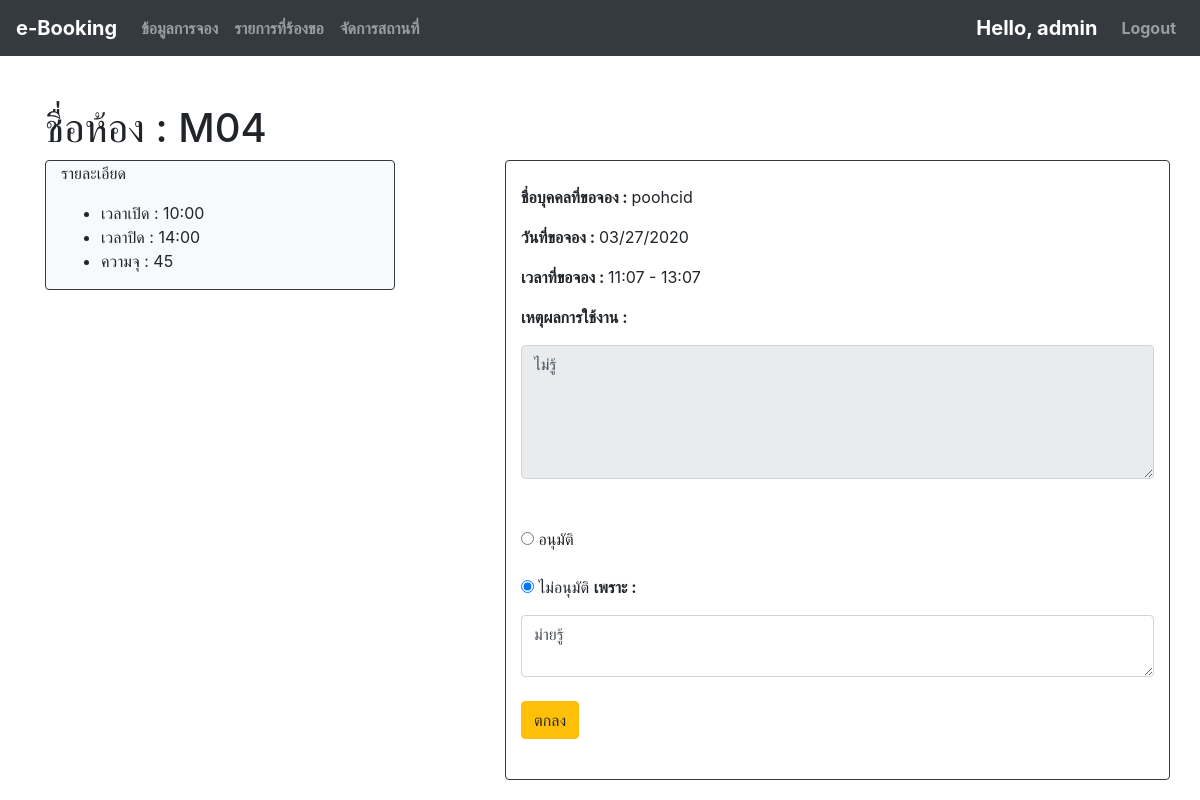
The app's page /book_edit/18/ (signed in) with its own data.
### booking/models.py (models this page shows, shortened)
class Booking(models.Model):
    room = models.ForeignKey(Room, on_delete=models.CASCADE, null=True)
    date = models.DateField()
    start_time = models.TimeField()
    end_time = models.TimeField(null=True)
    description = models.TextField()
    status = models.CharField(null=True, default=None, choices=(
        ("รออนุมัติ", "Unknow"),
        ("ไม่อนุมัติ", "No"),
        ("อนุมัติ", "Yes")
    ), max_length=100)
    status_remark = models.TextField(null=True, blank=True)
    book_by = models.ForeignKey(User, on_delete=models.CASCADE, null=True)
    book_date = models.DateField(auto_now=True)

class Room(models.Model):
    name = models.CharField(max_length=100)
    open_time = models.TimeField()
    close_time = models.TimeField()
    capacity = models.IntegerField(default=0)

### booking/views.py (the view)
# urls.py: path('book_edit/<int:id>/', views.book_edit, name="book_edit"),
@login_required
@permission_required('booking.change_booking')
def book_edit(request, id):
    book = Booking.objects.get(pk=id)
    if request.method == 'POST':
        book.status = request.POST.get('status')
        book.status_remark = request.POST.get('status-remark')
        book.save()
        return redirect('index')
    context={
        "book" : book
    }
    return render(request, 'admin_page/book_edit.html', context=context)

### booking/templates/admin_page/book_edit.html (shortened to what this page needs)
{% extends 'base.html' %}
{% block content %}
    <br><br>
    <div class="container">
    <h1>ชื่อห้อง : {{ book.room.name }}</h1>
        <div class="row">
            <div class="col-4">
                <div class="border border-dark rounded bg-light container">
                    <p>รายละเอียด</p>
                    <ul>
                        <li>เวลาเปิด : {{book.room.open_time|date:'H:i'}}</li>
                        <li>เวลาปิด : {{ book.room.close_time|date:'H:i' }}</li>
                        <li>ความจุ : {{ book.room.capacity }}</li>
                    </ul>
                </div>
            </div>
            <div class="col-1">
            </div>
            <div class="col-7 border border-dark rounded">
                <br>
                <p><b>ชื่อบุคคลที่ขอจอง : </b>{{ book.book_by.username }}</p>
                <p><b>วันที่ขอจอง : </b>{{ book.date|date:'SHORT_DATE_FORMAT'}}</p>
                <p><b>เวลาที่ขอจอง : </b>{{ book.start_time|date:'H:i' }} - {{ book.end_time|date:'H:i' }}</p>
                <p><b>เหตุผลการใช้งาน : </b></p>
                <textarea class="form-control" name="descrip" rows="5" id="comment" readonly>{{ book.description }}</textarea>
                <br><br>
                <form action="{% url 'book_edit' id=book.id %}" method="POST">
                    <div class="radio form-group">
                        <label><input type="radio" name="status" value="อนุมัติ" {% if book.status == 'อนุมัติ' %}checked{% endif %}> อนุมัติ</label>
                    </div>
                    <div class="radio form-group">
                        <input type="radio" name="status" value="ไม่อนุมัติ" {% if book.status == 'ไม่อนุมัติ' %}checked{% endif %}> ไม่อนุมัติ <b>เพราะ :</b></label>
                    </div>
                    <textarea class="form-control" name="status-remark" id="comment">{{ book.status_remark }}</textarea>
                    <br>
                    <button type="submit" class="btn btn-warning">ตกลง</button>
                </form>
                <br>
            </div>
        </div>
    </div>
{% endblock content %}

### templates/base.html (shortened to what this page needs)
<html lang="en">
<head>
    <link href="https://unpkg.com/gijgo@1.9.13/css/gijgo.min.css" rel="stylesheet" type="text/css" />
    <link rel="stylesheet" href="https://maxcdn.bootstrapcdn.com/bootstrap/4.4.1/css/bootstrap.min.css">
</head>
</head>
<body>
    <nav class="navbar navbar-expand-sm bg-dark navbar-dark">
        <a class="navbar-brand" href="\">e-Booking</a>
        <div class="collapse navbar-collapse" id="collapsibleNavbar">
            <ul class="navbar-nav">
                {% if user.is_authenticated %}
                    {% if perms.booking.view_booking %}
                    <li class="nav-item">
                        <a class="nav-link" href="/book_list/">ข้อมูลการจอง</a>
                    </li>
                    {% endif %}
                    {% if perms.booking.change_booking %}
                    <li class="nav-item">
                        <a class="nav-link" href="/">รายการที่ร้องขอ</a>
                    </li>
                    {% endif %}
                    {% if perms.booking.change_room %}
                    <li class="nav-item">
                        <a class="nav-link" href="/room_list/">จัดการสถานที่</a>
                    </li>
                    {% endif %}
                {% endif %}
            </ul>
            <ul class="navbar-nav ml-auto">
                {% if user.is_authenticated %}
                    <li class="nav-item"><span class="navbar-brand">Hello, {{ user.username }}</span></li>
                    <li class="nav-item"><a href="/account/book_logout/" class="nav-link">Logout</a></li>
                {% else %}
                    <li class="nav-item"><a href="/account/book_register/" class="nav-link">Sign up</a></li>
                    <li class="nav-item"><a href="/account/book_login/" class="nav-link">Login</a></li>
                {% endif %}
            </ul>
        </div>
    </nav>
    {% block content %}
    {% endblock content %}
</body>
</html>

### templates/base.html (style rules this page uses)
nav { font-weight: bold; }

### records on screen
Booking: room.name "M04", room.open_time "10:00", room.close_time "14:00", room.capacity "45", book_by.username "poohcid", date "03/27/2020", start_time "11:07", end_time "13:07", descrip "ไม่รู้", status "☐ อนุมัติ", status "☑", status-remark "ม่ายรู้"

### other values on screen
{{ user.username }} "admin"
